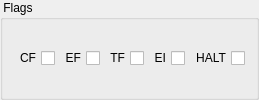
                <widget class="QGroupBox" name="flagsGroupBox">
                <property name="title">
                  <string> Flags </string>
                </property>
                <layout class="QHBoxLayout" name="horizontalLayout" stretch="0,0,0,0,0">
                  <property name="spacing">
                  <number>4</number>
                  </property>
                  <item>
                  <widget class="QCheckBox" name="cfCheckBox">
                    <property name="key" stdset="0">
                      <string>CF</string>
                    </property>
                    <property name="type" stdset="0">
                      <string>boolean</string>
                    </property>
                    <property name="toolTip">
                    <string>Carry flag</string>
                    </property>
                    <property name="layoutDirection">
                    <enum>Qt::RightToLeft</enum>
                    </property>
                    <property name="text">
                    <string>CF</string>
                    </property>
                  </widget>
                  </item>
                  <item>
                  <widget class="QCheckBox" name="efCheckBox">
                    <property name="key" stdset="0">
                      <string>EF</string>
                    </property>
                    <property name="type" stdset="0">
                      <string>boolean</string>
                    </property>
                    <property name="toolTip">
                    <string>External interrupt flag</string>
                    </property>
                    <property name="layoutDirection">
                    <enum>Qt::RightToLeft</enum>
                    </property>
                    <property name="text">
                    <string>EF</string>
                    </property>
                  </widget>
                  </item>
                  <item>
                  <widget class="QCheckBox" name="tfCheckBox">
                    <property name="key" stdset="0">
                      <string>TF</string>
                    </property>
                    <property name="type" stdset="0">
                      <string>boolean</string>
                    </property>
                    <property name="toolTip">
                    <string>Timer flag</string>
                    </property>
                    <property name="layoutDirection">
                    <enum>Qt::RightToLeft</enum>
                    </property>
                    <property name="text">
                    <string>TF</string>
                    </property>
                  </widget>
                  </item>
                  <item>
                  <widget class="QCheckBox" name="eiCheckBox">
                  <property name="key" stdset="0">
                      <string>EI</string>
                    </property>
                    <property name="type" stdset="0">
                      <string>boolean</string>
                    </property>
                    <property name="toolTip">
                    <string>Enable interrupt</string>
                    </property>
                    <property name="layoutDirection">
                    <enum>Qt::RightToLeft</enum>
                    </property>
                    <property name="text">
                    <string>EI</string>
                    </property>
                  </widget>
                  </item>
                  <item>
                  <widget class="QCheckBox" name="haltCheckBox">
                    <property name="key" stdset="0">
                      <string>HALT</string>
                    </property>
                    <property name="type" stdset="0">
                      <string>boolean</string>
                    </property>
                    <property name="toolTip">
                    <string>Halt mode</string>
                    </property>
                    <property name="layoutDirection">
                    <enum>Qt::RightToLeft</enum>
                    </property>
                    <property name="text">
                    <string>HALT</string>
                    </property>
                  </widget>
                  </item>
                </layout>
                </widget>
